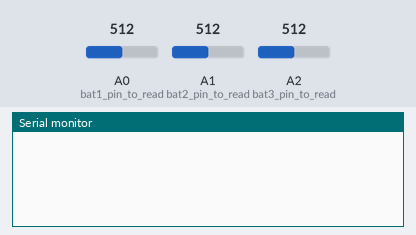
A sketch run on a simulated Arduino Uno, built with avr-gcc and run on an emulated ATmega328P. Shown: the last lines printed to the serial monitor. Inputs (shaded band) come from the test bench; at power-on: A0 (bat1_pin_to_read) = 512, A1 (bat2_pin_to_read) = 512, A2 (bat3_pin_to_read) = 512.

Above: at 1.2 s.
1.3 s: A0 (bat1_pin_to_read) set to 716
At 2.7 s:
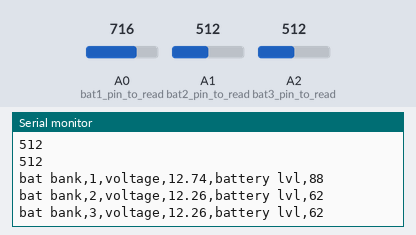
3.0 s: A1 (bat2_pin_to_read) set to 716
At 4.2 s:
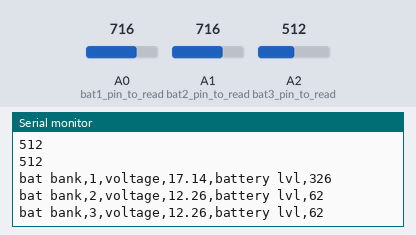
4.5 s: A2 (bat3_pin_to_read) set to 716
At 5.7 s:
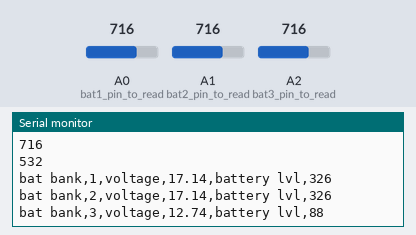
6.0 s: A0 (bat1_pin_to_read) set to 900
At 6.8 s:
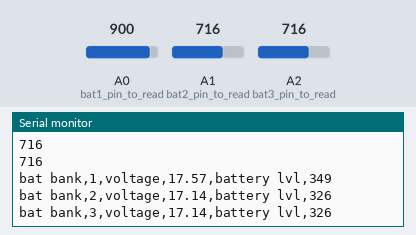
7.5 s: A1 (bat2_pin_to_read) set to 900
At 8.6 s:
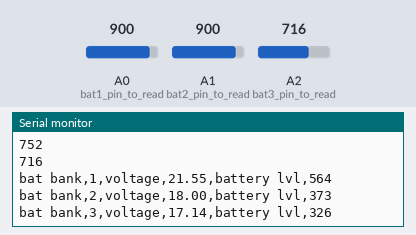
9.0 s: A2 (bat3_pin_to_read) set to 900
At 10.5 s:
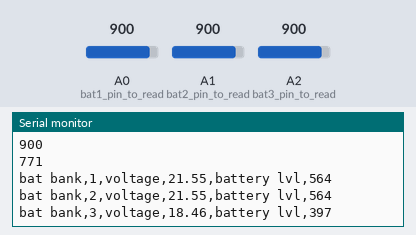
Timing chart, 0 to 11.5 s (numbered marks = the images above; inputs shaded):
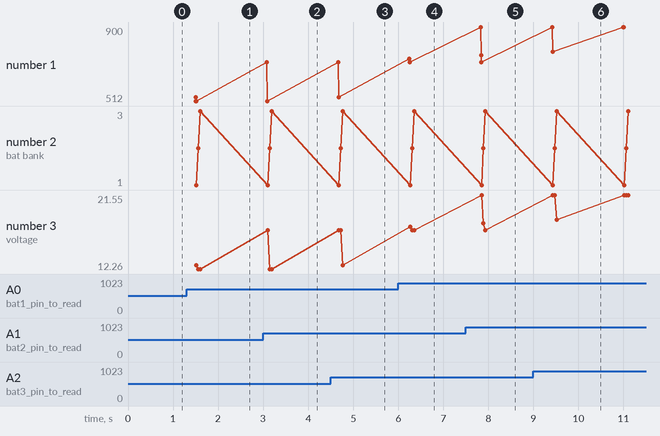

The sketch:

battery_meter2.ino
```cpp
//battery meter code for uno arduino
int interval = 1; //sample time interval (1000 (ms) = 1 second)
float bat1_high = 12.95;
float bat1_low = 11.10;
float bat2_high = 12.95;
float bat2_low = 11.10;
float bat3_high = 12.95;
float bat3_low = 11.10;
int samples = 10; //number of samples taken
int analog_read = 0;
int bat1_pin_to_read = A0;
int bat2_pin_to_read = A1;
int bat3_pin_to_read = A2;
long bat1_reading_sum_total = 0;
long bat2_reading_sum_total = 0;
long bat3_reading_sum_total = 0;
int bat1_reading_sum_avg = 0;
int bat2_reading_sum_avg = 0;
int bat3_reading_sum_avg = 0;
float bat1_volt = 0;
float bat2_volt = 0;
float bat3_volt = 0;
int bat1_lvl  = 0;
int bat2_lvl  = 0;
int bat3_lvl  = 0;
float calibration = 0.023941748; //voltage per reading
void setup()
{
  Serial.begin(9600);
   //pinMode(bat1_pin_to_read, INPUT);
   //digitalWrite(bat1_pin_to_read, HIGH);
  //pinMode(bat2_pin_to_read, INPUT);
  //digitalWrite(bat2_pin_to_read, HIGH);
  //pinMode(bat3_pin_to_read, INPUT);
  //digitalWrite(bat3_pin_to_read, HIGH);
}
void loop()
{
	for(int i = 0; i < samples ; i++)
  	{
		bat1_reading_sum_total += analogRead(bat1_pin_to_read);
                delay(50);
		bat2_reading_sum_total += analogRead(bat2_pin_to_read);
                delay(50);
		bat3_reading_sum_total += analogRead(bat3_pin_to_read);
		delay(50);
        }
        //average out the readings
	bat1_reading_sum_avg = bat1_reading_sum_total / samples;
        bat2_reading_sum_avg = bat2_reading_sum_total / samples;
        bat3_reading_sum_avg = bat3_reading_sum_total / samples;
        //Serial.println (bat1_reading_sum_avg * (5.0 / 1023.0));
        Serial.println (bat1_reading_sum_avg );
        Serial.println (bat2_reading_sum_avg );
        Serial.println (bat3_reading_sum_avg );

        //calculate voltages
        bat1_volt = (bat1_reading_sum_avg * calibration );
        bat2_volt = (bat2_reading_sum_avg * calibration );
        bat3_volt = (bat3_reading_sum_avg * calibration );


        //calculate battery levels
        bat1_lvl = int(100 * ((bat1_volt - bat1_low) / (bat1_high - bat1_low)));
        bat2_lvl = int(100 * ((bat2_volt - bat2_low) / (bat2_high - bat2_low)));
        bat3_lvl = int(100 * ((bat3_volt - bat3_low) / (bat3_high - bat3_low)));

        //send data out
        Serial.print ("bat bank,");
        Serial.print ("1,");
	Serial.print("voltage,");
	Serial.print (bat1_volt);
        Serial.print (",");
        Serial.print ("battery lvl,");
        Serial.println (bat1_lvl);

        Serial.print ("bat bank,");
        Serial.print ("2,");
	Serial.print("voltage,");
	Serial.print (bat2_volt);
        Serial.print (",");
        Serial.print ("battery lvl,");
        Serial.println (bat2_lvl);

        Serial.print ("bat bank,");
        Serial.print ("3,");
	Serial.print("voltage,");
	Serial.print (bat3_volt);
        Serial.print (",");
        Serial.print ("battery lvl,");
        Serial.println (bat3_lvl);

        //reset for next loop
        bat1_reading_sum_avg = 0;
        bat2_reading_sum_avg = 0;
        bat3_reading_sum_avg = 0;
        bat1_reading_sum_total = 0;
        bat2_reading_sum_total = 0;
        bat3_reading_sum_total = 0;
        delay(interval);
}
```

Measured:
- after the input at 1.3 s, the serial monitor: prints a new line after 0.20 s (image 1)
- after the input at 4.5 s, the serial monitor: prints a new line after 0.27 s (image 3)
- after the input at 6.0 s, the serial monitor: prints a new line after 0.25 s (image 4)
- after the input at 7.5 s, the serial monitor: prints a new line after 0.34 s (image 5)
- after the input at 9.0 s, the serial monitor: prints a new line after 0.43 s (image 6)
